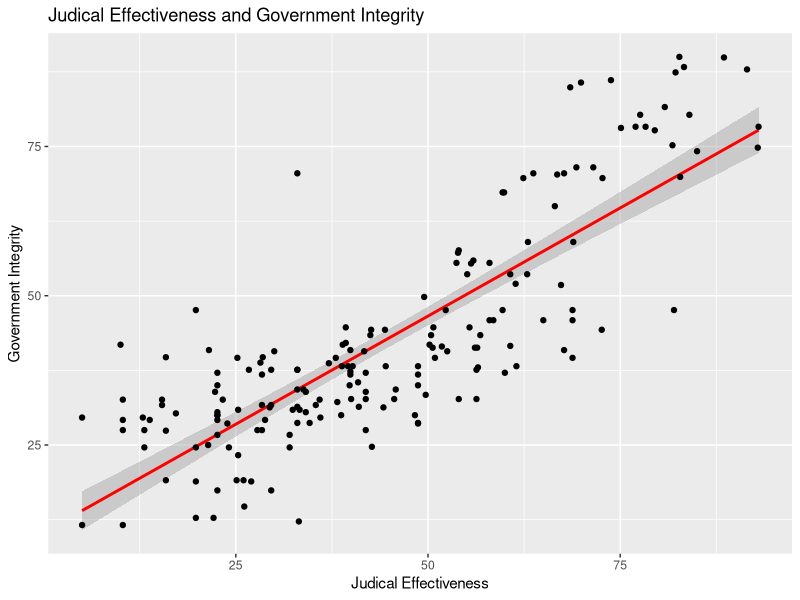
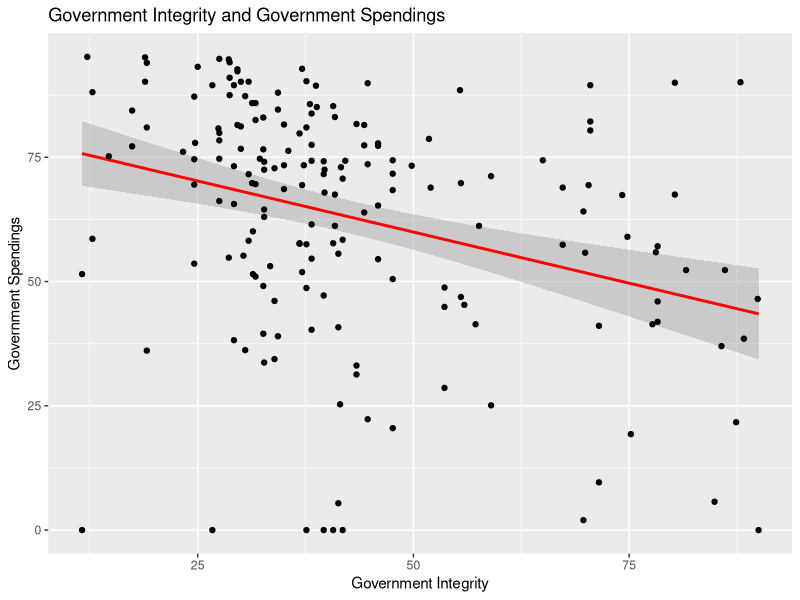
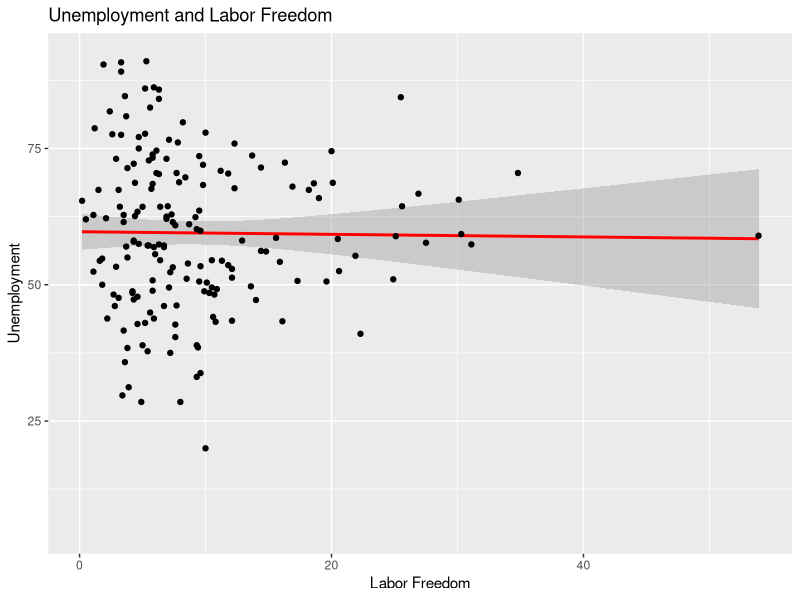

Reproduce these figures in R, in order.
## ---- chunk 1
knitr::opts_chunk$set(echo = TRUE)

library(ggplot2)
econ_data <- read.csv('index2017.csv')
## ---- chunk 2
ggplot(data = econ_data, aes(x = econ_data$Judical.Effectiveness, y = econ_data$Government.Integrity)) +
  geom_smooth(method = "lm", color="red") +
  geom_point()+labs(title = "Judical Effectiveness and Government Integrity", x="Judical Effectiveness",
                    y='Government Integrity')
## ---- chunk 3
ggplot(data = econ_data, aes(x = econ_data$Government.Integrity, y = econ_data$Gov.t.Spending)) +
  geom_smooth(method = "lm", color="red") +
  geom_point()+labs(title = "Government Integrity and Government Spendings", x="Government Integrity",
                    y='Government Spendings')
## ---- chunk 4
ggplot(data = econ_data, aes(x = econ_data$Unemployment, y = econ_data$Labor.Freedom)) +
  geom_smooth(method = "lm", color="red") +
  geom_point()+labs(title = "Unemployment and Labor Freedom", x="Labor Freedom",
                    y='Unemployment')
